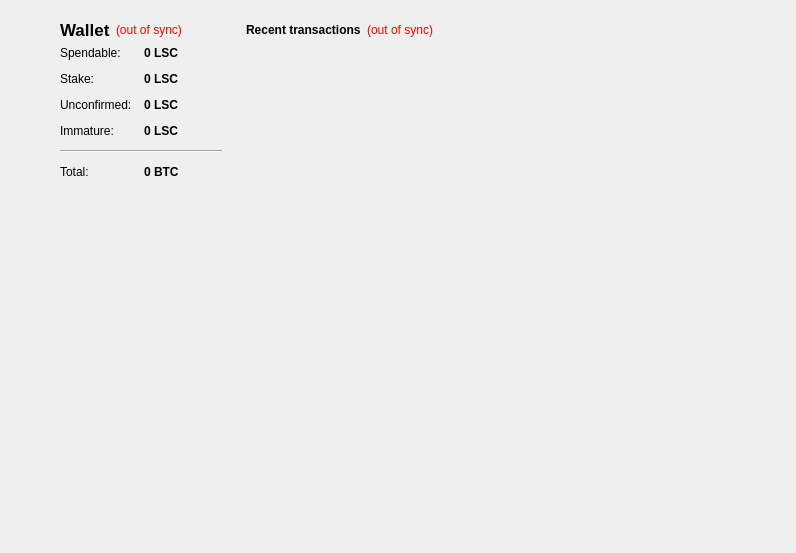
<?xml version="1.0" encoding="UTF-8"?>
<ui version="4.0">
 <class>OverviewPage</class>
 <widget class="QWidget" name="OverviewPage">
  <property name="enabled">
   <bool>true</bool>
  </property>
  <property name="geometry">
   <rect>
    <x>0</x>
    <y>0</y>
    <width>796</width>
    <height>553</height>
   </rect>
  </property>
  <property name="sizePolicy">
   <sizepolicy hsizetype="Preferred" vsizetype="Preferred">
    <horstretch>0</horstretch>
    <verstretch>0</verstretch>
   </sizepolicy>
  </property>
  <property name="maximumSize">
   <size>
    <width>1078</width>
    <height>1078</height>
   </size>
  </property>
  <property name="windowTitle">
   <string>Form</string>
  </property>
  <layout class="QHBoxLayout" name="horizontalLayout" stretch="0,0,1">
   <item>
    <spacer name="horizontalSpacer_3">
     <property name="orientation">
      <enum>Qt::Horizontal</enum>
     </property>
     <property name="sizeHint" stdset="0">
      <size>
       <width>40</width>
       <height>20</height>
      </size>
     </property>
    </spacer>
   </item>
   <item>
    <layout class="QVBoxLayout" name="verticalLayout_2">
     <item>
      <widget class="QFrame" name="frame">
       <property name="frameShape">
        <enum>QFrame::NoFrame</enum>
       </property>
       <property name="frameShadow">
        <enum>QFrame::Raised</enum>
       </property>
       <property name="lineWidth">
        <number>1</number>
       </property>
       <layout class="QVBoxLayout" name="verticalLayout_4">
        <item>
         <layout class="QHBoxLayout" name="horizontalLayout_4">
          <item>
           <widget class="QLabel" name="label_5">
            <property name="font">
             <font>
              <pointsize>13</pointsize>
              <weight>75</weight>
              <bold>true</bold>
             </font>
            </property>
            <property name="text">
             <string>Wallet</string>
            </property>
           </widget>
          </item>
          <item>
           <widget class="QLabel" name="labelWalletStatus">
            <property name="toolTip">
             <string>The displayed information may be out of date. Your wallet automatically synchronizes with the LifeStyleCoin network after a connection is established, but this process has not completed yet.</string>
            </property>
            <property name="styleSheet">
             <string notr="true">QLabel { color: red; }</string>
            </property>
            <property name="text">
             <string notr="true">(out of sync)</string>
            </property>
            <property name="alignment">
             <set>Qt::AlignLeading|Qt::AlignLeft|Qt::AlignVCenter</set>
            </property>
           </widget>
          </item>
          <item>
           <spacer name="horizontalSpacer_2">
            <property name="orientation">
             <enum>Qt::Horizontal</enum>
            </property>
            <property name="sizeHint" stdset="0">
             <size>
              <width>40</width>
              <height>20</height>
             </size>
            </property>
           </spacer>
          </item>
         </layout>
        </item>
        <item>
         <layout class="QFormLayout" name="formLayout_2">
          <property name="fieldGrowthPolicy">
           <enum>QFormLayout::AllNonFixedFieldsGrow</enum>
          </property>
          <property name="horizontalSpacing">
           <number>12</number>
          </property>
          <property name="verticalSpacing">
           <number>12</number>
          </property>
          <item row="0" column="0">
           <widget class="QLabel" name="label">
            <property name="text">
             <string>Spendable:</string>
            </property>
           </widget>
          </item>
          <item row="0" column="1">
           <widget class="QLabel" name="labelBalance">
            <property name="font">
             <font>
              <weight>75</weight>
              <bold>true</bold>
             </font>
            </property>
            <property name="cursor">
             <cursorShape>IBeamCursor</cursorShape>
            </property>
            <property name="toolTip">
             <string>Your current spendable balance</string>
            </property>
            <property name="text">
             <string notr="true">0 LSC</string>
            </property>
            <property name="textInteractionFlags">
             <set>Qt::LinksAccessibleByMouse|Qt::TextSelectableByKeyboard|Qt::TextSelectableByMouse</set>
            </property>
           </widget>
          </item>
          <item row="1" column="0">
           <widget class="QLabel" name="label_6">
            <property name="text">
             <string>Stake:</string>
            </property>
           </widget>
          </item>
          <item row="1" column="1">
           <widget class="QLabel" name="labelStake">
            <property name="font">
             <font>
              <weight>75</weight>
              <bold>true</bold>
             </font>
            </property>
            <property name="cursor">
             <cursorShape>IBeamCursor</cursorShape>
            </property>
            <property name="toolTip">
             <string>Total of coins that was staked, and do not yet count toward the current balance</string>
            </property>
            <property name="text">
             <string notr="true">0 LSC</string>
            </property>
            <property name="textInteractionFlags">
             <set>Qt::LinksAccessibleByMouse|Qt::TextSelectableByKeyboard|Qt::TextSelectableByMouse</set>
            </property>
           </widget>
          </item>
          <item row="2" column="0">
           <widget class="QLabel" name="label_3">
            <property name="text">
             <string>Unconfirmed:</string>
            </property>
           </widget>
          </item>
          <item row="2" column="1">
           <widget class="QLabel" name="labelUnconfirmed">
            <property name="font">
             <font>
              <weight>75</weight>
              <bold>true</bold>
             </font>
            </property>
            <property name="cursor">
             <cursorShape>IBeamCursor</cursorShape>
            </property>
            <property name="toolTip">
             <string>Total of transactions that have yet to be confirmed, and do not yet count toward the current balance</string>
            </property>
            <property name="text">
             <string notr="true">0 LSC</string>
            </property>
            <property name="textInteractionFlags">
             <set>Qt::LinksAccessibleByMouse|Qt::TextSelectableByKeyboard|Qt::TextSelectableByMouse</set>
            </property>
           </widget>
          </item>
          <item row="3" column="0">
           <widget class="QLabel" name="labelImmatureText">
            <property name="text">
             <string>Immature:</string>
            </property>
           </widget>
          </item>
          <item row="3" column="1">
           <widget class="QLabel" name="labelImmature">
            <property name="font">
             <font>
              <weight>75</weight>
              <bold>true</bold>
             </font>
            </property>
            <property name="toolTip">
             <string>Mined balance that has not yet matured</string>
            </property>
            <property name="text">
             <string notr="true">0 LSC</string>
            </property>
            <property name="textInteractionFlags">
             <set>Qt::LinksAccessibleByMouse|Qt::TextSelectableByKeyboard|Qt::TextSelectableByMouse</set>
            </property>
           </widget>
          </item>
          <item row="4" column="0" colspan="2">
           <widget class="Line" name="line">
            <property name="orientation">
             <enum>Qt::Horizontal</enum>
            </property>
           </widget>
          </item>
          <item row="5" column="0">
           <widget class="QLabel" name="labelTotalText">
            <property name="text">
             <string>Total:</string>
            </property>
           </widget>
          </item>
          <item row="5" column="1">
           <widget class="QLabel" name="labelTotal">
            <property name="font">
             <font>
              <weight>75</weight>
              <bold>true</bold>
             </font>
            </property>
            <property name="cursor">
             <cursorShape>IBeamCursor</cursorShape>
            </property>
            <property name="toolTip">
             <string>Your current total balance</string>
            </property>
            <property name="text">
             <string notr="true">0 BTC</string>
            </property>
            <property name="textInteractionFlags">
             <set>Qt::LinksAccessibleByMouse|Qt::TextSelectableByKeyboard|Qt::TextSelectableByMouse</set>
            </property>
           </widget>
          </item>
         </layout>
        </item>
       </layout>
      </widget>
     </item>
     <item>
      <spacer name="verticalSpacer">
       <property name="orientation">
        <enum>Qt::Vertical</enum>
       </property>
       <property name="sizeHint" stdset="0">
        <size>
         <width>20</width>
         <height>40</height>
        </size>
       </property>
      </spacer>
     </item>
    </layout>
   </item>
   <item>
    <layout class="QVBoxLayout" name="verticalLayout_3">
     <item>
      <widget class="QFrame" name="frame_2">
       <property name="frameShape">
        <enum>QFrame::NoFrame</enum>
       </property>
       <property name="frameShadow">
        <enum>QFrame::Raised</enum>
       </property>
       <property name="lineWidth">
        <number>1</number>
       </property>
       <layout class="QVBoxLayout" name="verticalLayout">
        <item>
         <layout class="QHBoxLayout" name="horizontalLayout_2">
          <item>
           <widget class="QLabel" name="label_4">
            <property name="text">
             <string>&lt;b&gt;Recent transactions&lt;/b&gt;</string>
            </property>
           </widget>
          </item>
          <item>
           <widget class="QLabel" name="labelTransactionsStatus">
            <property name="toolTip">
             <string>The displayed information may be out of date. Your wallet automatically synchronizes with the LifeStyleCoin network after a connection is established, but this process has not completed yet.</string>
            </property>
            <property name="styleSheet">
             <string notr="true">QLabel { color: red; }</string>
            </property>
            <property name="text">
             <string notr="true">(out of sync)</string>
            </property>
            <property name="alignment">
             <set>Qt::AlignRight|Qt::AlignTrailing|Qt::AlignVCenter</set>
            </property>
           </widget>
          </item>
          <item>
           <spacer name="horizontalSpacer">
            <property name="orientation">
             <enum>Qt::Horizontal</enum>
            </property>
            <property name="sizeHint" stdset="0">
             <size>
              <width>40</width>
              <height>20</height>
             </size>
            </property>
           </spacer>
          </item>
         </layout>
        </item>
        <item>
         <widget class="QListView" name="listTransactions">
          <property name="styleSheet">
           <string notr="true">QListView { background: transparent;}</string>
          </property>
          <property name="frameShape">
           <enum>QFrame::NoFrame</enum>
          </property>
          <property name="verticalScrollBarPolicy">
           <enum>Qt::ScrollBarAlwaysOff</enum>
          </property>
          <property name="horizontalScrollBarPolicy">
           <enum>Qt::ScrollBarAlwaysOff</enum>
          </property>
          <property name="selectionMode">
           <enum>QAbstractItemView::NoSelection</enum>
          </property>
         </widget>
        </item>
       </layout>
      </widget>
     </item>
     <item>
      <spacer name="verticalSpacer_2">
       <property name="orientation">
        <enum>Qt::Vertical</enum>
       </property>
       <property name="sizeHint" stdset="0">
        <size>
         <width>20</width>
         <height>40</height>
        </size>
       </property>
      </spacer>
     </item>
    </layout>
   </item>
  </layout>
 </widget>
 <resources>
  <include location="../bitcoin.qrc"/>
 </resources>
 <connections/>
</ui>
